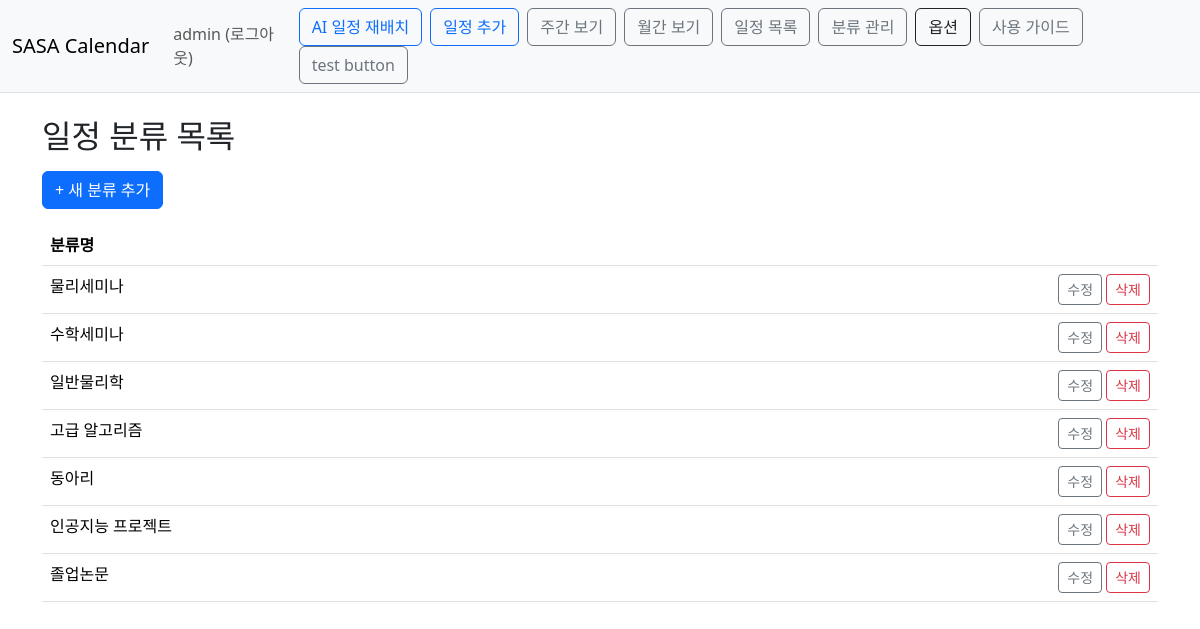
The page /calendar/schedule-type/list/ (signed in) on the database its author committed.
### Calendar/models.py (models this page shows, shortened)
class ScheduleType(models.Model):
    name=models.CharField(max_length=50,blank=True)
    owner=models.ForeignKey(User, on_delete=models.CASCADE)

### Calendar/views.py (the view)
# urls.py: path('schedule-type/list/', views.schedule_type_list, name='schedule_type_list'),
@login_required(login_url='common:login')
def schedule_type_list(request):
    types = ScheduleType.objects.filter(owner=request.user)
    return render(request, 'calendar/schedule_type_list.html', {'types': types,'has_ai_session': 'ai_result_json' in request.session})

### templates/calendar/schedule_type_list.html
{% extends 'base.html' %}
{% block content %}
<div class="container py-4">
  <h2 class="mb-3">일정 분류 목록</h2>
  <a href="{% url 'calendar:schedule_type_create' %}" class="btn btn-primary mb-3">+ 새 분류 추가</a>
  <table class="table table-hover">
    <thead>
      <tr>
        <th>분류명</th>
        <th></th>
      </tr>
    </thead>
    <tbody>
      {% for t in types %}
      <tr>
        <td>{{ t.name }}</td>
        <td class="text-end">
          <a href="{% url 'calendar:schedule_type_edit' t.pk %}" class="btn btn-sm btn-outline-secondary">수정</a>
          <a href="{% url 'calendar:schedule_type_delete' t.pk %}" class="btn btn-sm btn-outline-danger">삭제</a>
        </td>
      </tr>
      {% empty %}
      <tr><td colspan="2" class="text-muted">아직 등록된 일정 분류가 없습니다.</td></tr>
      {% endfor %}
    </tbody>
  </table>
</div>
{% endblock %}

### templates/base.html (shortened to what this page needs)
{% load static %}
<!doctype html>
<html lang="ko">
<head>
    <link rel="stylesheet" type="text/css" href="{% static 'bootstrap.min.css' %}">
</head>
<body>
<nav class="navbar navbar-expand-lg navbar-light bg-light border-bottom">
    <div class="container-fluid">
        <a class="navbar-brand" href="{% url 'calendar:index' %}">SASA Calendar</a>
        <div class="collapse navbar-collapse" id="navbarSupportedContent">
            <ul class="navbar-nav me-auto mb-2 mb-lg-0">
                <li class="nav-item">
                    {% if user.is_authenticated %}
                        <a class="nav-link" href="{% url 'common:logout' %}">{{ user.username }} (로그아웃)</a>
                    {% else %}
                        <a class="nav-link" href="{% url 'common:login' %}">로그인</a>
                    {% endif %}
                </li>
            </ul>
            <div class="d-flex align-items-center flex-wrap">
                <a class="btn btn-outline-primary me-2" href="{% url 'calendar:schedule_replace'%}">AI 일정 재배치</a>
                {% if not has_ai_session %}
                <a class="btn btn-outline-primary me-2" href="{% url 'calendar:schedule_create' %}">일정 추가</a>
                {% endif %}
                <a class="btn btn-outline-secondary me-2" href="{% url 'calendar:schedule_week' %}">주간 보기</a>
                <a class="btn btn-outline-secondary me-2" href="{% url 'calendar:index' %}">월간 보기</a>
                {% if not has_ai_session %}
                <a class="btn btn-outline-secondary me-2" href="{% url 'calendar:schedule_list' %}">일정 목록</a>
                {% endif %}
                <a class="btn btn-outline-secondary me-2" href="{% url 'calendar:schedule_type_list' %}">분류 관리</a>
                <button class="btn btn-outline-dark me-2" type="button" data-bs-toggle="collapse"
                        data-bs-target="#calendarOptions" aria-expanded="false" aria-controls="calendarOptions">
                    옵션
                </button>
                <a class="btn btn-outline-secondary me-2" href="{% url 'calendar:how_to_use' %}">사용 가이드</a>
                <a class="btn btn-outline-secondary me-2" href="{% url 'calendar:test' %}">test button</a>
            </div>
        </div>
    </div>
</nav>
{% block content %}
{% endblock %}
</body>
</html>

### rows shown on the page
ScheduleType: name "물리세미나"
ScheduleType: name "수학세미나"
ScheduleType: name "일반물리학"
ScheduleType: name "고급 알고리즘"
ScheduleType: name "동아리"
ScheduleType: name "인공지능 프로젝트"
ScheduleType: name "졸업논문"

### other values the page prints
{{ user.username }} "admin"
